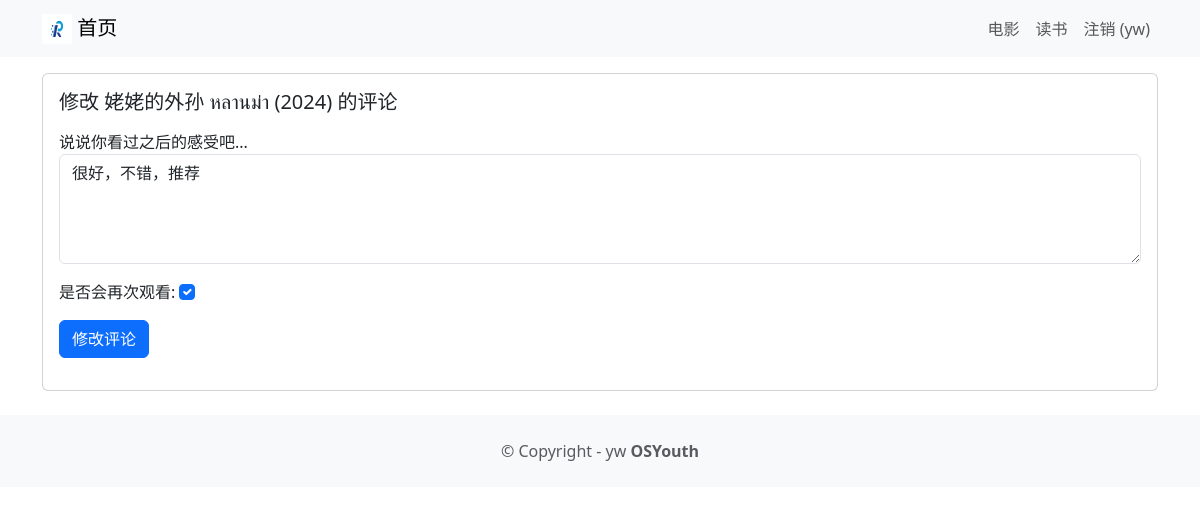
The page /movie/review/1 (signed in) on the database its author committed.
### movie/models.py (models this page shows, shortened)
class Review(models. Model) :
    text = models.CharField(max_length=100)
    date = models.DateTimeField(auto_now_add=True)
    user = models.ForeignKey(User, on_delete=models.CASCADE)
    movie = models.ForeignKey(Movie, on_delete=models.CASCADE)
    watchAgain = models.BooleanField()

class Movie(models.Model) :
    title = models.CharField(max_length=100,verbose_name='电影名')
    description = models.TextField(max_length=250,verbose_name='电影简介')
    image = models.ImageField(upload_to='movie/images/' ,verbose_name='电影海报')
    url = models.URLField(blank=True,verbose_name='电影资源')
    class Meta:
        verbose_name='电影'
        verbose_name_plural=verbose_name #模型名汉化

### movie/views.py (the view, shortened to what this page needs)
# urls.py: path('review/<int:review_id>', views.updatemoviereview, name='updatemoviereview'),
@login_required
def updatemoviereview(request, review_id) :
    review = get_object_or_404(Review, pk=review_id, user=request.user)
    if request.method == 'GET':
        form = ReviewForm(instance=review)
        return render(request, 'updatemoviereview.html', {'review':review, 'form':form})

### movie/forms.py
class ReviewForm(ModelForm) :
    def __init__(self, *args, **kwargs) :
        super(ModelForm, self).__init__(*args, **kwargs)
        self.fields['text'].widget.attrs.update({'class':'form-control'})
        self.fields['watchAgain'].widget.attrs.update({'class':'form-check-input'})
    class Meta:
        model = Review
        fields = ['text', 'watchAgain']
        labels = {
            'text':('说说你看过之后的感受吧...'),
            'watchAgain':('是否会再次观看'),
        }
        widgets = {
            'text':Textarea(attrs={'rows':4}),
        }

### movie/templates/updatemoviereview.html (shortened to what this page needs)
{% extends 'base.html' %}
{% block content %}
<div class="card mb-3">
    <div class="row g-0">
        <div>
            <div class="card-body">
                <h5 class="card-title">
                    修改 {{ review.movie.title }} 的评论
                </h5>
                <p class="card-text">
                <form method="POST">
                    {{ form.as_p }}
                    <button type="submit" class="btn btn-primary">
                        修改评论
                    </button>
                </form>
                </p>
            </div>
        </div>
    </div>
</div>
{% endblock content %}

### templates/base.html (shortened to what this page needs)
<!DOCTYPE html>
<html>
<head>
    <link
            href="https://cdn.jsdelivr.net/npm/bootstrap@5.3.3/dist/css/bootstrap.min.css"
            rel="stylesheet"
>
</head>
<body>
<nav class="navbar navbar-expand-lg navbar-light bg-light mb-3">
    <div class="container">
        <a class="navbar-brand" href="{% url 'home' %}">
            {% load static %}
            <img src="{% static 'images/01183859c86e0fa801218e189b3095.jfif' %}" alt="" width="30" height="30" class="d-inline-block align-text-top"/>
            首页
        </a>
        <div class="collapse navbar-collapse"
             id="navbarNavAltMarkup">
            <div class="navbar-nav ms-auto">
                <a class="nav-link" href="{% url 'moviehome' %}">电影</a>
                <a class="nav-link" href="{% url 'bookhome' %}">读书</a>
                {% if user.is_authenticated %}
                    <a class="nav-link" href="{% url 'logoutaccount' %}">
                        注销 ({{ user.username }})
                    </a>
                {% else %}
                <a class="nav-link" href="{% url 'loginaccount' %}">登录</a>
                <a class="nav-link" href="{% url 'signupaccount' %}">注册</a>
                {% endif %}
            </div>
        </div>
    </div>
</nav>
<div class="container">
    {% block content%}
    {% endblock content %}
    </div>
    <footer class="text-center text-lg-start bg-light text-muted mt-4">
    <div class="text-center p-4">
        © Copyright - yw
        <a class="text-reset fw-bold text-decoration-none" target="_blank" href="https://www.hnvcc.edu.cn/">
            OSYouth
        </a>
    </div>
    </footer>
</body>
</html>

### rows shown on the page
Review: movie "姥姥的外孙 หลานม่า (2024)", text "很好，不错，推荐", watchAgain "☑"

### other values the page prints
{{ user.username }} "yw"
